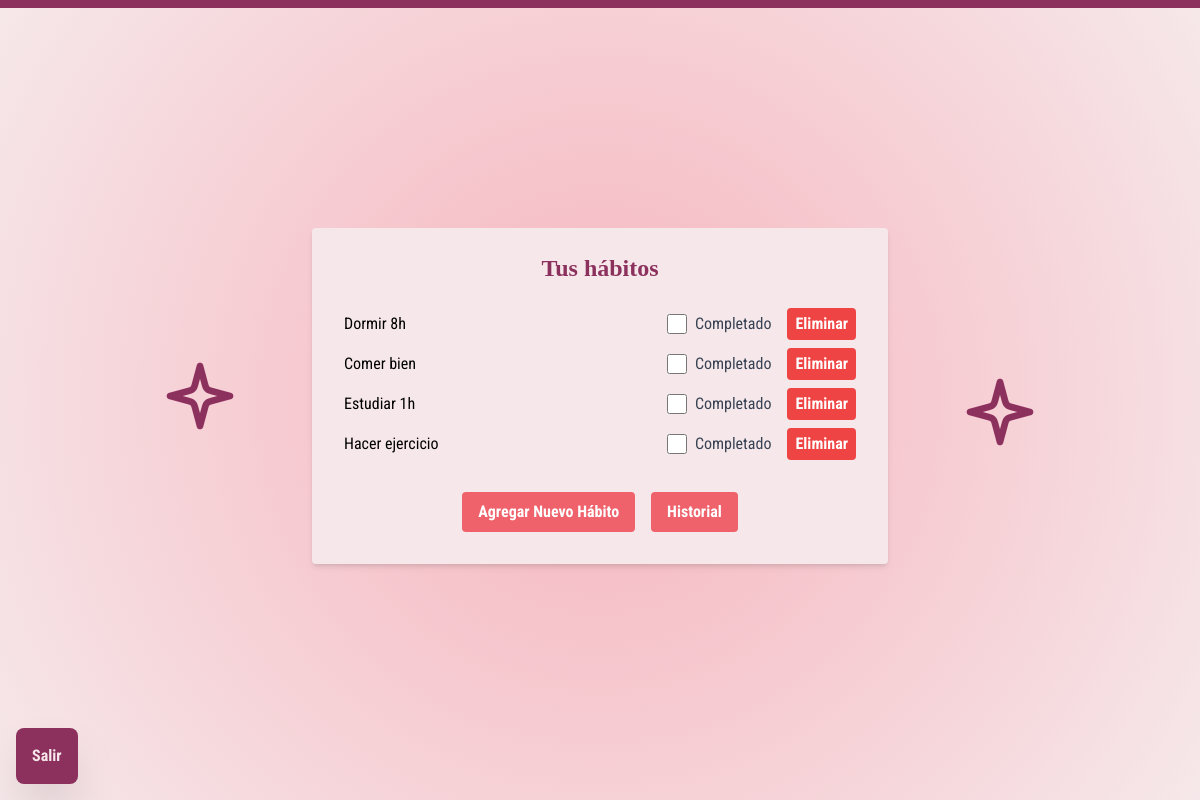
Page /pagina_principal (signed in) on the committed database.
### models.py (models this page shows, shortened)
class HabitosPersonalizados(db.Model):
    id_habitos_personalizados = db.Column(db.Integer, primary_key=True)
    habito_nombre = db.Column(db.String, nullable=False)
    id_usuario = db.Column(db.Integer, db.ForeignKey("usuarios.id_usuario"), nullable=False)

### app.py (the view)
@app.route('/pagina_principal')
def pagina_principal():
    id_usuario = session.get("id_usuario")
    if not id_usuario:
        return redirect(url_for('iniciar_sesion'))
    usuario = Usuarios.query.get(id_usuario)
    habitos_personalizados = HabitosPersonalizados.query.filter_by(id_usuario=id_usuario).all()
    return render_template('pagina_principal.html', usuario=usuario, habitos_personalizados=habitos_personalizados)

### templates/pagina_principal.html (shortened to what this page needs)
<!DOCTYPE html>
<html lang="es">
<head>
    <script src="https://cdn.tailwindcss.com"></script>
    <link href="https://fonts.cdnfonts.com/css/gorilla" rel="stylesheet">
</head>
<body class="border-t-8 border-[#8c315d] flex items-center justify-center min-h-screen bg-[radial-gradient(circle_at_center,_var(--tw-gradient-stops))] from-[#F6B4BD] to-[#F6E8EA]">
    <img src="static/estrellita2.png" alt="Estrellita 1" class="absolute right-40 w-20 h-20 z-10 mt-4 ml-4">
    <img src="static/estrellita2.png" alt="Estrellita 2" class="absolute left-40 w-20 h-20 z-10 mb-4 mr-4">
    <a href="./" style="font-family:Roboto Condensed" class="absolute bottom-4 left-4 text-[#F6E8EA] p-4 bg-[#8c315d] font-bold rounded-lg shadow-2xl hover:bg-[#E3BCC1] hover:scale-110 mt-5">Salir</a>
    <div class="w-full max-w-xl mx-auto bg-[#F6E8EA] shadow-md rounded px-8 pt-6 pb-8 mb-4">
        <h1 style="font-family:gorilla" class="text-2xl font-bold mb-6 text-center text-[#8c315d]">Tus hábitos</h1>
        {% if habitos_personalizados %}
        <ul class="list-disc list-inside" style="font-family:Roboto Condensed">
            {% for habito in habitos_personalizados %}
            <li class="mb-2 flex justify-between items-center">
                <span class="transition-colors {% if habito.completado %}text-gray-400{% else %}text-black{% endif %}">{{ habito.habito_nombre }}</span>
                <div class="flex items-center">
                    <form action="/completar_habito/{{ habito.id_habitos_personalizados }}" method="post" class="flex items-center">
                        <input type="checkbox" name="completado" id="completado_{{ habito.id_habitos_personalizados }}" class="form-checkbox h-5 w-5 text-blue-600" {% if habito.completado %} checked {% endif %} onchange="this.form.submit()">
                        <label for="completado_{{ habito.id_habitos_personalizados }}" class="ml-2 text-gray-700">Completado</label>
                    </form>
                    <form action="/eliminar_habito/{{ habito.id_habitos_personalizados }}" method="post" class="ml-4">
                        <button type="submit" class="bg-red-500 hover:bg-red-700 text-white font-bold py-1 px-2 rounded focus:outline-none focus:shadow-outline">Eliminar</button>
                    </form>
                </div>
            </li>
            {% endfor %}
        </ul>
        {% endif %}
        <div class="flex justify-center space-x-4 mt-4 ">
            <a href="/agregar_habito" style="font-family:Roboto Condensed" class="bg-[#EF626C] hover:bg-[#78d6a6] text-white font-bold py-2 px-4 rounded focus:outline-none focus:shadow-outline mt-4 inline-block transform transition-transform duration-200 hover:scale-110">
                Agregar Nuevo Hábito
            </a>
            <a href="/historial" style="font-family:Roboto Condensed" class="bg-[#EF626C] hover:bg-[#78d6a6] text-white font-bold py-2 px-4 rounded focus:outline-none focus:shadow-outline mt-4 inline-block transform transition-transform duration-200 hover:scale-110">
                Historial
            </a>
        </div>
    </div>
</body>
</html>

### rows in the picture
HabitosPersonalizados: habito_nombre "Dormir 8h"
HabitosPersonalizados: habito_nombre "Comer bien"
HabitosPersonalizados: habito_nombre "Estudiar 1h"
HabitosPersonalizados: habito_nombre "Hacer ejercicio"
